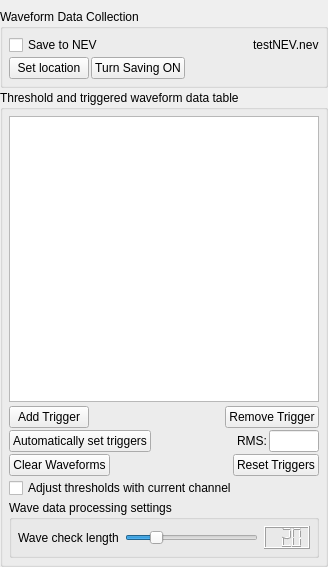
<?xml version="1.0" encoding="UTF-8"?>
<ui version="4.0">
 <class>RTVTHUDWaveView</class>
 <widget class="QWidget" name="RTVTHUDWaveView">
  <property name="geometry">
   <rect>
    <x>0</x>
    <y>0</y>
    <width>328</width>
    <height>567</height>
   </rect>
  </property>
  <property name="windowTitle">
   <string>RTVT Wave Viewer Controls</string>
  </property>
  <layout class="QVBoxLayout" name="verticalLayout">
   <property name="spacing">
    <number>2</number>
   </property>
   <property name="leftMargin">
    <number>0</number>
   </property>
   <property name="topMargin">
    <number>9</number>
   </property>
   <property name="rightMargin">
    <number>0</number>
   </property>
   <property name="bottomMargin">
    <number>0</number>
   </property>
   <item>
    <widget class="QGroupBox" name="groupBox_3">
     <property name="title">
      <string>Waveform Data Collection</string>
     </property>
     <layout class="QVBoxLayout" name="verticalLayout_4">
      <property name="spacing">
       <number>2</number>
      </property>
      <property name="margin">
       <number>6</number>
      </property>
      <item>
       <layout class="QHBoxLayout" name="horizontalLayout_6">
        <item>
         <widget class="QCheckBox" name="saveToNEVCheckbox">
          <property name="text">
           <string>Save to NEV</string>
          </property>
         </widget>
        </item>
        <item>
         <spacer name="horizontalSpacer_6">
          <property name="orientation">
           <enum>Qt::Horizontal</enum>
          </property>
          <property name="sizeHint" stdset="0">
           <size>
            <width>40</width>
            <height>20</height>
           </size>
          </property>
         </spacer>
        </item>
        <item>
         <widget class="QLabel" name="nevFileNameLabel">
          <property name="text">
           <string>testNEV.nev</string>
          </property>
         </widget>
        </item>
       </layout>
      </item>
      <item>
       <layout class="QHBoxLayout" name="horizontalLayout_8">
        <item>
         <widget class="QPushButton" name="setNEVFileButton">
          <property name="text">
           <string>Set location</string>
          </property>
         </widget>
        </item>
        <item>
         <widget class="QPushButton" name="saveNEVToggleButton">
          <property name="text">
           <string>Turn Saving ON</string>
          </property>
          <property name="checkable">
           <bool>true</bool>
          </property>
          <property name="autoDefault">
           <bool>false</bool>
          </property>
          <property name="default">
           <bool>false</bool>
          </property>
          <property name="flat">
           <bool>false</bool>
          </property>
         </widget>
        </item>
        <item>
         <spacer name="horizontalSpacer_8">
          <property name="orientation">
           <enum>Qt::Horizontal</enum>
          </property>
          <property name="sizeHint" stdset="0">
           <size>
            <width>40</width>
            <height>20</height>
           </size>
          </property>
         </spacer>
        </item>
       </layout>
      </item>
     </layout>
    </widget>
   </item>
   <item>
    <widget class="QGroupBox" name="groupBox">
     <property name="title">
      <string>Threshold and triggered waveform data table</string>
     </property>
     <layout class="QVBoxLayout" name="verticalLayout_2">
      <property name="spacing">
       <number>2</number>
      </property>
      <property name="margin">
       <number>6</number>
      </property>
      <item>
       <widget class="QTableView" name="triggeredWaveformDataTable">
        <property name="font">
         <font>
          <family>Bell MT</family>
          <pointsize>11</pointsize>
         </font>
        </property>
        <attribute name="horizontalHeaderCascadingSectionResizes">
         <bool>true</bool>
        </attribute>
        <attribute name="horizontalHeaderStretchLastSection">
         <bool>true</bool>
        </attribute>
        <attribute name="verticalHeaderCascadingSectionResizes">
         <bool>true</bool>
        </attribute>
       </widget>
      </item>
      <item>
       <layout class="QHBoxLayout" name="horizontalLayout">
        <property name="spacing">
         <number>2</number>
        </property>
        <property name="topMargin">
         <number>2</number>
        </property>
        <item>
         <widget class="QPushButton" name="addTriggerButton">
          <property name="text">
           <string>Add Trigger</string>
          </property>
         </widget>
        </item>
        <item>
         <spacer name="horizontalSpacer">
          <property name="orientation">
           <enum>Qt::Horizontal</enum>
          </property>
          <property name="sizeHint" stdset="0">
           <size>
            <width>40</width>
            <height>20</height>
           </size>
          </property>
         </spacer>
        </item>
        <item>
         <widget class="QPushButton" name="removeTriggerButton">
          <property name="text">
           <string>Remove Trigger</string>
          </property>
         </widget>
        </item>
       </layout>
      </item>
      <item>
       <layout class="QHBoxLayout" name="horizontalLayout_3">
        <item>
         <widget class="QPushButton" name="autoSetTriggersButton">
          <property name="text">
           <string>Automatically set triggers</string>
          </property>
         </widget>
        </item>
        <item>
         <spacer name="horizontalSpacer_2">
          <property name="orientation">
           <enum>Qt::Horizontal</enum>
          </property>
          <property name="sizeHint" stdset="0">
           <size>
            <width>40</width>
            <height>20</height>
           </size>
          </property>
         </spacer>
        </item>
        <item>
         <widget class="QLabel" name="label_2">
          <property name="text">
           <string>RMS:</string>
          </property>
         </widget>
        </item>
        <item>
         <widget class="QLineEdit" name="rmsValueField">
          <property name="minimumSize">
           <size>
            <width>50</width>
            <height>0</height>
           </size>
          </property>
          <property name="maximumSize">
           <size>
            <width>50</width>
            <height>16777215</height>
           </size>
          </property>
          <property name="baseSize">
           <size>
            <width>50</width>
            <height>0</height>
           </size>
          </property>
         </widget>
        </item>
       </layout>
      </item>
      <item>
       <layout class="QHBoxLayout" name="horizontalLayout_5">
        <property name="spacing">
         <number>2</number>
        </property>
        <item>
         <widget class="QPushButton" name="clearWaveformsButton">
          <property name="text">
           <string>Clear Waveforms</string>
          </property>
         </widget>
        </item>
        <item>
         <spacer name="horizontalSpacer_5">
          <property name="orientation">
           <enum>Qt::Horizontal</enum>
          </property>
          <property name="sizeHint" stdset="0">
           <size>
            <width>40</width>
            <height>20</height>
           </size>
          </property>
         </spacer>
        </item>
        <item>
         <widget class="QPushButton" name="resetTriggersButton">
          <property name="text">
           <string>Reset Triggers</string>
          </property>
         </widget>
        </item>
       </layout>
      </item>
      <item>
       <widget class="QCheckBox" name="adjustAllThresholdsCheckBox">
        <property name="text">
         <string>Adjust thresholds with current channel</string>
        </property>
       </widget>
      </item>
      <item>
       <widget class="QGroupBox" name="groupBox_2">
        <property name="title">
         <string>Wave data processing settings</string>
        </property>
        <layout class="QVBoxLayout" name="verticalLayout_3">
         <property name="margin">
          <number>6</number>
         </property>
         <item>
          <layout class="QHBoxLayout" name="horizontalLayout_2">
           <item>
            <widget class="QLabel" name="label">
             <property name="text">
              <string>Wave check length</string>
             </property>
            </widget>
           </item>
           <item>
            <widget class="QSlider" name="waveCheckSlider">
             <property name="maximum">
              <number>100</number>
             </property>
             <property name="value">
              <number>20</number>
             </property>
             <property name="orientation">
              <enum>Qt::Horizontal</enum>
             </property>
            </widget>
           </item>
           <item>
            <widget class="QLCDNumber" name="waveCheckNumberLCD">
             <property name="numDigits">
              <number>3</number>
             </property>
             <property name="value" stdset="0">
              <double>20.000000000000000</double>
             </property>
             <property name="intValue" stdset="0">
              <number>20</number>
             </property>
            </widget>
           </item>
          </layout>
         </item>
        </layout>
       </widget>
      </item>
     </layout>
    </widget>
   </item>
  </layout>
 </widget>
 <resources/>
 <connections>
  <connection>
   <sender>saveToNEVCheckbox</sender>
   <signal>clicked(bool)</signal>
   <receiver>nevFileNameLabel</receiver>
   <slot>setEnabled(bool)</slot>
   <hints>
    <hint type="sourcelabel">
     <x>71</x>
     <y>219</y>
    </hint>
    <hint type="destinationlabel">
     <x>242</x>
     <y>219</y>
    </hint>
   </hints>
  </connection>
  <connection>
   <sender>saveToNEVCheckbox</sender>
   <signal>clicked(bool)</signal>
   <receiver>setNEVFileButton</receiver>
   <slot>setEnabled(bool)</slot>
   <hints>
    <hint type="sourcelabel">
     <x>71</x>
     <y>219</y>
    </hint>
    <hint type="destinationlabel">
     <x>315</x>
     <y>219</y>
    </hint>
   </hints>
  </connection>
  <connection>
   <sender>saveToNEVCheckbox</sender>
   <signal>clicked(bool)</signal>
   <receiver>saveNEVToggleButton</receiver>
   <slot>setEnabled(bool)</slot>
   <hints>
    <hint type="sourcelabel">
     <x>51</x>
     <y>228</y>
    </hint>
    <hint type="destinationlabel">
     <x>320</x>
     <y>228</y>
    </hint>
   </hints>
  </connection>
 </connections>
</ui>
